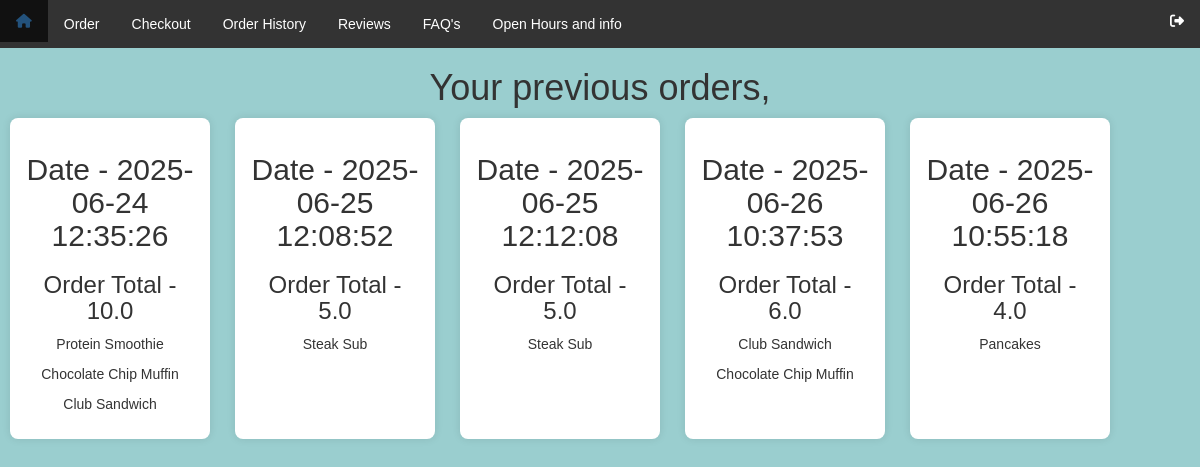
Page /OrderHistory (signed in) on the committed database.
### tables this page shows
CREATE TABLE "Orders" (
	"OrderID"	INTEGER,
	"Order_Bill"	REAL,
	"Username"	TEXT,
	"Order_Date"	INTEGER,
	"Completed"	TEXT,
	"Notes"	TEXT,
	PRIMARY KEY("OrderID")
);

CREATE TABLE "Products" (
	"ProductsID"	INTEGER,
	"Product_Name"	TEXT,
	"StockID"	INTEGER,
	"Price"	REAL,
	"Description"	TEXT,
	"Image"	TEXT,
	"Warning"	TEXT,
	PRIMARY KEY("ProductsID")
);

### app.py (the view)
@app.route("/OrderHistory")
def OrderHistory():
  if "UserID" not in session:
    return redirect("/Login")
  else:
    con = sqlite3.connect(db_locale)
    command = con.cursor()
    sqlstring = """SELECT Orders.OrderID, Orders.Order_Bill, User.Username, Orders.Order_Date, Products.Product_Name
                     FROM Orders
                     INNER JOIN Contents ON Orders.OrderID = Contents.OrderID
                     INNER JOIN Products ON Contents.ProductsID = Products.ProductsID
                     INNER JOIN User ON Orders.Username = User.UserID
                     WHERE Completed = "Y" AND User.UserID = ?"""
    command.execute(sqlstring, (session["UserID"],))
    data = command.fetchall()
    order_dict = {}
    for row in data:
      order_id = row[0]
      if order_id not in order_dict:
        order_dict[order_id] = []
      order_dict[order_id].append(row)
    grouped_orders = list(order_dict.values())
    for order in grouped_orders:
      print(order)
    data = grouped_orders
    return render_template("OrderHistory.html", user=session["FirstName"], data=data)

### templates/OrderHistory.html (shortened to what this page needs)
{% include 'Header.html' %}
{% if user %}
    <h1>Your previous orders,</h1>
    <div class="ordercontainer">
        {% for items in data %}
            <div class="order-box" style="margin-left: 10px;" >
                <h2>Date - {{ items[0][3] }}</h2>
                <h3>Order Total - {{ items[0][1] }}</h3>
                {% for item in items %}
                    <p>{{ item[4] }}</p>
                {% endfor %}
            </div>
        {% endfor %}
    </div>
{% endif %}

### static/style.css (style rules this page uses)
h1 { text-align: center; text-shadow: none; }
body { font-family: 'Franklin Gothic Medium', 'Arial Narrow', Arial, sans-serif; background-color: rgb(154, 206, 207); }

### templates/OrderHistory.html (style rules this page uses)
.ordercontainer { display: flex; flex-wrap: wrap; gap: 15px; justify-content: flex-start; }
.order-box { width: 200px; padding: 15px; background: white; box-shadow: 0px 0px 8px rgba(0, 0, 0, 0.1); border-radius: 8px; text-align: center; }
h1, h2, p { margin: 5px 0; }

### rows in the picture
Orders: Order_Date "2025-06-24 12:35:26", Order_Bill "10.0", Product_Name "Protein Smoothie", Product_Name "Chocolate Chip Muffin", Product_Name "Club Sandwich"
Orders: Order_Date "2025-06-25 12:08:52", Order_Bill "5.0", Product_Name "Steak Sub"
Orders: Order_Date "2025-06-25 12:12:08", Order_Bill "5.0", Product_Name "Steak Sub"
Orders: Order_Date "2025-06-26 10:37:53", Order_Bill "6.0", Product_Name "Club Sandwich", Product_Name "Chocolate Chip Muffin"
Orders: Order_Date "2025-06-26 10:55:18", Order_Bill "4.0", Product_Name "Pancakes"
